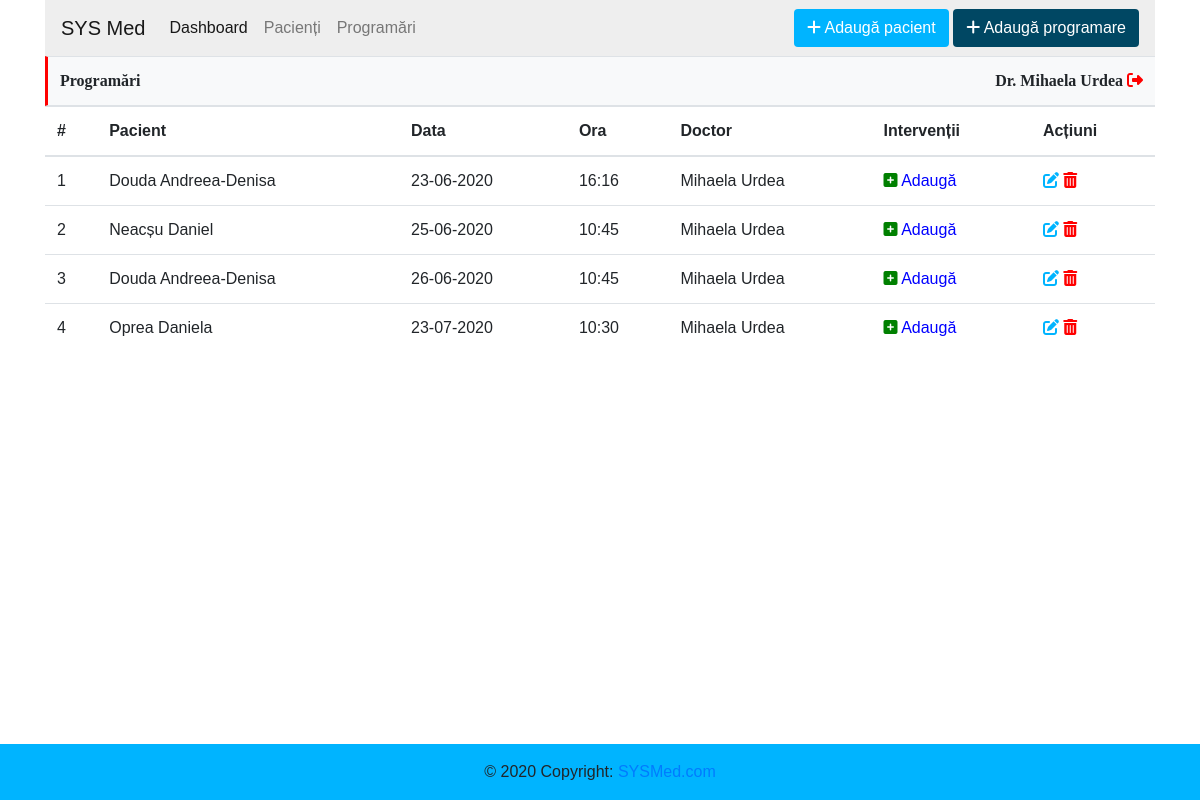
The page /programari.php (signed in) on the database its author committed.
### tables this page shows
CREATE TABLE `doctori` (
  `id` int(11) NOT NULL,
  `user` varchar(255) NOT NULL,
  `parola` varchar(255) NOT NULL,
  `nume_prenume` varchar(255) NOT NULL,
  `email` varchar(255) NOT NULL
);

CREATE TABLE `programari` (
  `id` int(11) NOT NULL,
  `data` int(11) NOT NULL,
  `ora` varchar(255) NOT NULL,
  `id_pacient` int(11) NOT NULL,
  `id_doctor` int(11) NOT NULL
);

CREATE TABLE `pacienti` (
  `id` int(11) NOT NULL,
  `nume_prenume` varchar(255) NOT NULL,
  `adresa` varchar(255) NOT NULL,
  `telefon` varchar(15) NOT NULL,
  `email` varchar(255) NOT NULL,
  `alergii` varchar(255) DEFAULT NULL,
  `formular` varchar(255) DEFAULT NULL
);

### inc/functions.php (called while the page is built, shortened)
<?php
function get_user($user, $parola)
{
    global $link;
    $user = mysqli_real_escape_string($link, $user);
    $parola = mysqli_real_escape_string($link, $parola);
    $result = mysqli_query($link, "SELECT * FROM doctori WHERE user = '$user' AND parola = '$parola' LIMIT 1");
    return mysqli_fetch_assoc($result);
}
?>

### inc/init.php (called while the page is built, shortened)
<?php
$link = mysqli_connect("localhost", "root", "", "med_system");
include 'functions.php';
if (isset($_COOKIE['user']) && isset($_COOKIE['parola'])) {
    $udata = get_user($_COOKIE['user'], $_COOKIE['parola']);
}

### programari.php (the view, shortened to what this page needs)
<?php
include 'inc/init.php';
$meta = array(
  'title' => 'Programări'
);
include 'inc/header.php';
$sql = "SELECT * FROM programari ORDER BY `data`, `ora` ";
$result = mysqli_query($link, $sql);
?>
<table class="table">
  <thead>
    <tr>
      <th scope="col">#</th>
      <th scope="col">Pacient</th>
      <th scope="col">Data</th>
      <th scope="col">Ora</th>
      <th scope="col">Doctor</th>
      <th scope="col">Intervenții</th>
      <th scope="col">Acțiuni</th>
    </tr>
  </thead>
  <tbody>
  <?php
    $i = 1;
    while($row = mysqli_fetch_assoc($result)):
    $id_pacient = $row['id_pacient'];
    $result_pacienti = mysqli_query($link, "SELECT * FROM pacienti WHERE id = '$id_pacient'");
    $pacient = mysqli_fetch_assoc($result_pacienti);
    $id_doctor = $row['id_doctor'];
    $result_doctori = mysqli_query($link, "SELECT * FROM doctori WHERE id = '$id_doctor'");
    $doctor = mysqli_fetch_assoc($result_doctori);
    $data_db = $row['data'];
    $data = date("d-m-Y", $data_db);
  ?>
    <tr>
      <td><?php echo $i; $i++; ?></td>
      <td><?= $pacient['nume_prenume'] ?></td>
      <td><?= $data ?></td>
      <td><?= $row['ora'] ?></td>
      <td><?= $doctor['nume_prenume'] ?></td>
      <td><a class="add_int" href="adauga_interventie.php?id=<?= $id_pacient ?>&data=<?= $data ?>"><i class="fas fa-plus-square"></i> Adaugă</a?</td>
      <td class="actions">
        <a title="Editare" href="editare_programare.php?id_programare=<?= $row['id'] ?>"><i class="fas fa-edit"></i></a>
        <a title="Ștergere" href="?delete_id=<?= $row['id'] ?>"><i class="fas fa-trash-alt"></i></a>
      </td>
    </tr>
  <?php endwhile; ?>
  </tbody>
</table>
<?php
include 'inc/footer.php';?>

### inc/header.php (shortened to what this page needs)
<?php
if(isset($udata['id'])){
    $id_doctor = $udata['id'];
    $result_doctor = mysqli_query($link, "SELECT id, nume_prenume FROM doctori WHERE id='$id_doctor'");
}   else{
    header("location: login.php");
}
?>
<!DOCTYPE html>
<html>
    <head>
        <link rel="stylesheet" href="https://stackpath.bootstrapcdn.com/bootstrap/4.4.1/css/bootstrap.min.css">
        <link rel="stylesheet" href="style.css">
    </head>
    <body>
        <div class="container">
            <div class="row">
                <div class="col-lg-12">
                    <nav class="navbar navbar-expand-lg navbar-light">
                    <a class="navbar-brand" href="index.php">SYS Med</a>
                    <div class="collapse navbar-collapse" id="navbarSupportedContent">
                        <ul class="navbar-nav mr-auto">
                        <li class="nav-item active">
                            <a class="nav-link" href="index.php">Dashboard <span class="sr-only">(current)</span></a>
                        </li>
                        <li class="nav-item">
                            <a class="nav-link" href="pacienti.php">Pacienți</a>
                        </li>
                        <li class="nav-item">
                            <a class="nav-link" href="programari.php">Programări</a>
                        </li>
                        </ul>
                        <div class="text-right">
                            <button type="button" class="btn add_patient"><i class="fas fa-plus"></i> <a href="adauga_pacient.php">Adaugă pacient</a></button>
                            <button type="button" class="btn add_apt"><i class="fas fa-plus"></i> <a href="adauga_programare.php">Adaugă programare</a></button>
                        </div>
                    </div>
                    </nav>
                </div>
            </div>
            <div class="row">
                <div class="col-lg-12">
                    <nav class="navbar bg-light head">
                        <span><?= $meta['title']?></span>
                        <div class="text-right">
                            <?php while($row = mysqli_fetch_assoc($result_doctor)): ?>
                                Dr. <?=$row['nume_prenume']?> <a title="Logout" href="?logout"><i class="fas fa-sign-out-alt"></i></a>
                            <?php endwhile;?>
                        </div>
                    </nav>
                </div>
            </div>

### style.css (style rules this page uses)
body { font-family: Verdana, Tahoma, sans-serif; }
i { color: #fff; }
.container { margin-bottom: 100px !important; }
.navbar { background:#eee; }
nav.head { border-left: 3px solid red; border-top: 1px solid rgb(222, 226, 230); border-bottom: 1.5px solid rgb(222, 226, 230); font-size: 16px; font-weight: bold; font-family: Verdana; padding: 0; padding: 12px; }
button.add_patient { background: #00B4FF; }
.add_patient a, .add_apt a { color: #fff; }
button.add_apt { background: #004763; }
td.actions i.fa-edit { color: #00B4FF }
td.actions i.fa-trash-alt { color: red; }
td i.fa-plus-square { color: green; }
a.add_int { color: blue; }
i.fa-sign-out-alt { color: red; }

### rows shown on the page
doctori: nume_prenume "Mihaela Urdea"
programari: id_pacient.nume_prenume "Douda Andreea-Denisa", data "23-06-2020", ora "16:16", id_doctor.nume_prenume "Mihaela Urdea"
programari: id_pacient.nume_prenume "Neacșu Daniel", data "25-06-2020", ora "10:45", id_doctor.nume_prenume "Mihaela Urdea"
programari: id_pacient.nume_prenume "Douda Andreea-Denisa", data "26-06-2020", ora "10:45", id_doctor.nume_prenume "Mihaela Urdea"
programari: id_pacient.nume_prenume "Oprea Daniela", data "23-07-2020", ora "10:30", id_doctor.nume_prenume "Mihaela Urdea"

### other values the page prints
$meta['title'] "Programări"
